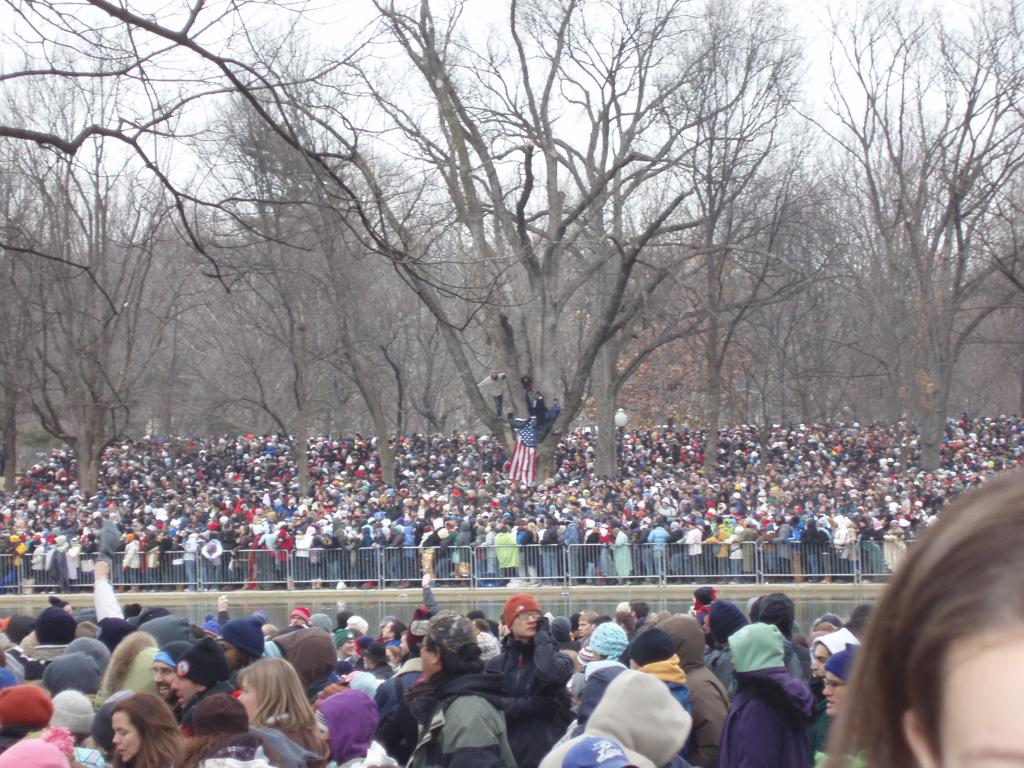
#> input picture samples/A1.jpg, 1024 x 768 px, found by its file name
$ python openMat.py
#> lines starting #> are read from the running program, lines starting #| are printed output that depends on the picture; after the words box and inside, x2 and y2 are one past the last pixel; in counts of white or black regions, pixels touching at a corner belong together
import scipy
from scipy.io import loadmat
import pandas as pd
import numpy as np
import cv2

#specify your file directories here
img_dir = "A1.jpg"
matfile_dir = 'GT_IMG_1.mat'

#opening base image to draw on later
input_image = cv2.imread(img_dir)
#> input_image is the input picture: shape (768, 1024, 3); mean B, G, R 144.9, 141.2, 145.9

#loads the .mat file using scipy
matContent = scipy.io.loadmat(matfile_dir)
#> (reads samples/GT_IMG_1.mat from the repository)

#mat file is labelled in a certain array format.
#array format goes ['image_info'][0][0][0][0][x], where x is any number
# x = 0 gives the x,y coordinates of the points
# x = 1 gives the ground truth of the crowd count

coordinates = matContent['image_info'][0][0][0][0][0] #extracts coordinates of heads
print("coordinates are", coordinates)

for item in coordinates:
    #print(item) #item will be the xy coodinates of each data point
    xpoint = int(item[0])
    ypoint = int(item[1])

    #we want to draw these coordinates as dots on the image for visualisation.
    radius = 3
    colour = (0,255,0) #BGR
    thickness = -1
    added_circles  = cv2.circle(input_image , (xpoint,ypoint), radius, colour, thickness) #assigns the base image with drawn circles to another variable
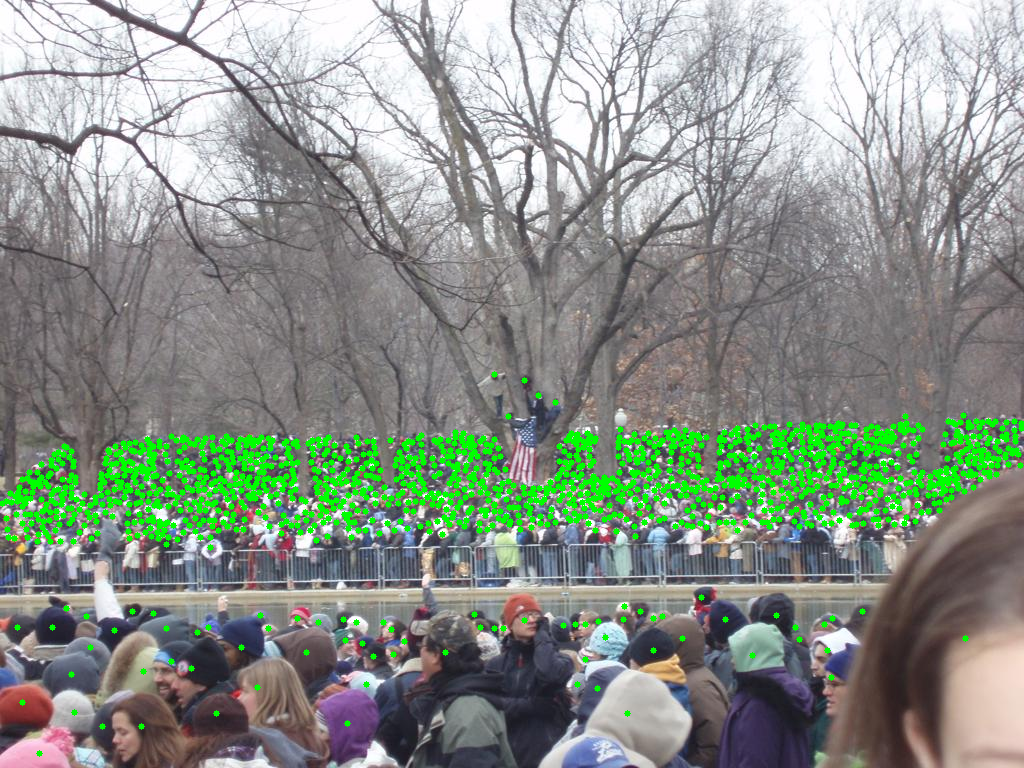
#> input_image: shape (768, 1024, 3); 5.32% of pixels changed, all inside (x1, y1, x2, y2) = (0, 371, 1024, 757)

output_filename = img_dir + "GREENDOTS.jpg"
cv2.imwrite(output_filename, added_circles) #saves the base image with green circles drawn to a different filename

gt = matContent['image_info'][0][0][0][0][1]  #extracts the Ground Truth
#print("gt is", gt) #prints ground truth
